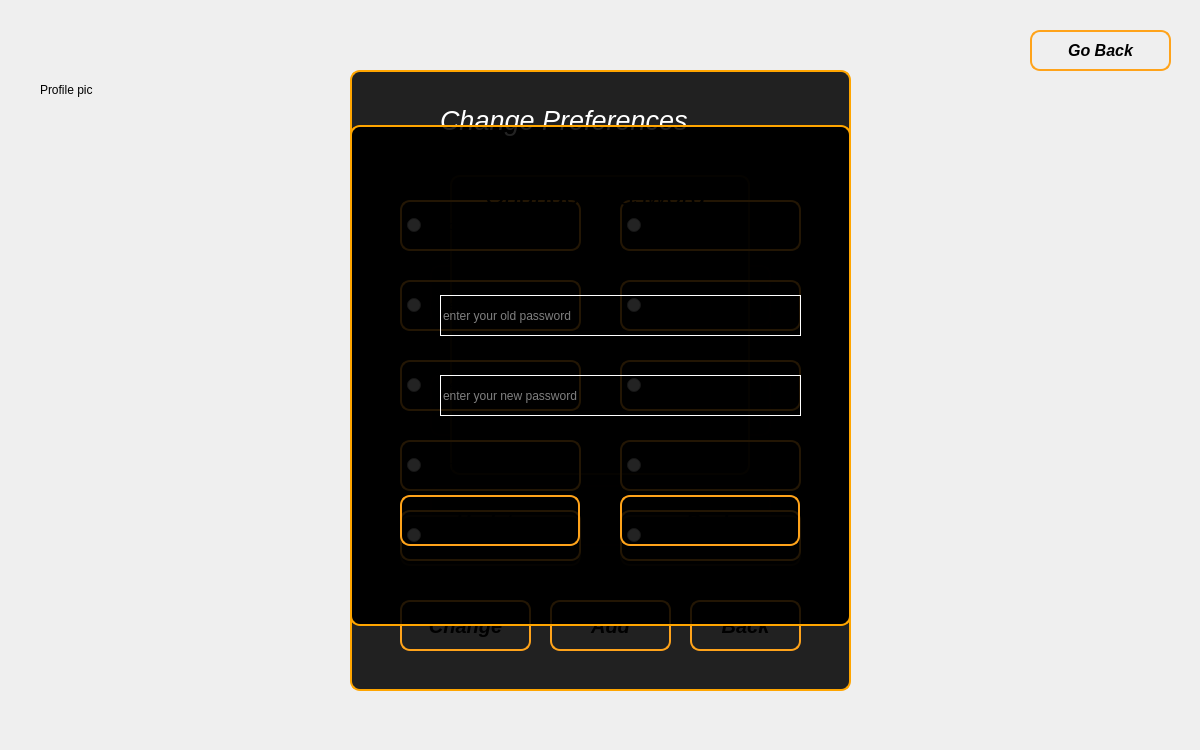
<?xml version="1.0" encoding="UTF-8"?>
<ui version="4.0">
 <class>UserSetting</class>
 <widget class="QDialog" name="UserSetting">
  <property name="geometry">
   <rect>
    <x>0</x>
    <y>0</y>
    <width>1200</width>
    <height>750</height>
   </rect>
  </property>
  <property name="windowTitle">
   <string>Dialog</string>
  </property>
  <property name="styleSheet">
   <string notr="true">background:none;
</string>
  </property>
  <widget class="QLabel" name="profilepic">
   <property name="geometry">
    <rect>
     <x>40</x>
     <y>40</y>
     <width>100</width>
     <height>100</height>
    </rect>
   </property>
   <property name="text">
    <string>Profile pic</string>
   </property>
  </widget>
  <widget class="QGroupBox" name="options">
   <property name="geometry">
    <rect>
     <x>350</x>
     <y>125</y>
     <width>500</width>
     <height>500</height>
    </rect>
   </property>
   <property name="styleSheet">
    <string notr="true">QGroupBox
{
background-color:rgba(0, 0, 0, 220);
border:2px solid orange;
border-radius:10px
}</string>
   </property>
   <property name="title">
    <string/>
   </property>
   <widget class="QLabel" name="label">
    <property name="geometry">
     <rect>
      <x>40</x>
      <y>40</y>
      <width>421</width>
      <height>51</height>
     </rect>
    </property>
    <property name="font">
     <font>
      <pointsize>20</pointsize>
      <bold>true</bold>
     </font>
    </property>
    <property name="text">
     <string>Options</string>
    </property>
    <property name="alignment">
     <set>Qt::AlignCenter</set>
    </property>
   </widget>
   <widget class="QPushButton" name="changepwbtn">
    <property name="geometry">
     <rect>
      <x>80</x>
      <y>140</y>
      <width>341</width>
      <height>61</height>
     </rect>
    </property>
    <property name="font">
     <font>
      <pointsize>15</pointsize>
      <bold>true</bold>
     </font>
    </property>
    <property name="cursor">
     <cursorShape>PointingHandCursor</cursorShape>
    </property>
    <property name="styleSheet">
     <string notr="true">QPushButton
{
border:2px solid orange;
border-radius:10px
}
QPushButton:hover
{
background:orange;
}</string>
    </property>
    <property name="text">
     <string>Change Password</string>
    </property>
   </widget>
   <widget class="QPushButton" name="updateppbtn">
    <property name="geometry">
     <rect>
      <x>80</x>
      <y>360</y>
      <width>341</width>
      <height>61</height>
     </rect>
    </property>
    <property name="font">
     <font>
      <pointsize>15</pointsize>
      <bold>true</bold>
     </font>
    </property>
    <property name="cursor">
     <cursorShape>PointingHandCursor</cursorShape>
    </property>
    <property name="styleSheet">
     <string notr="true">QPushButton
{
border:2px solid orange;
border-radius:10px
}
QPushButton:hover
{
background:orange;
}</string>
    </property>
    <property name="text">
     <string>Change Profile Picture</string>
    </property>
   </widget>
   <widget class="QPushButton" name="updategenrebtn">
    <property name="geometry">
     <rect>
      <x>80</x>
      <y>250</y>
      <width>341</width>
      <height>61</height>
     </rect>
    </property>
    <property name="font">
     <font>
      <pointsize>15</pointsize>
      <bold>true</bold>
     </font>
    </property>
    <property name="cursor">
     <cursorShape>PointingHandCursor</cursorShape>
    </property>
    <property name="styleSheet">
     <string notr="true">QPushButton
{
border:2px solid orange;
border-radius:10px
}
QPushButton:hover
{
background:orange;
}</string>
    </property>
    <property name="text">
     <string>Update Genre</string>
    </property>
   </widget>
  </widget>
  <widget class="QGroupBox" name="genrebox">
   <property name="geometry">
    <rect>
     <x>350</x>
     <y>70</y>
     <width>501</width>
     <height>621</height>
    </rect>
   </property>
   <property name="styleSheet">
    <string notr="true">QGroupBox
{
background-color:rgba(0, 0, 0, 220);
border:2px solid orange;
border-radius:10px
}</string>
   </property>
   <property name="title">
    <string/>
   </property>
   <widget class="QLabel" name="login_2">
    <property name="geometry">
     <rect>
      <x>90</x>
      <y>30</y>
      <width>320</width>
      <height>41</height>
     </rect>
    </property>
    <property name="font">
     <font>
      <pointsize>20</pointsize>
      <italic>true</italic>
      <underline>false</underline>
      <strikeout>false</strikeout>
      <kerning>true</kerning>
      <fontweight>Black</fontweight>
     </font>
    </property>
    <property name="styleSheet">
     <string notr="true">border:none;
color:white;</string>
    </property>
    <property name="text">
     <string>Change Preferences</string>
    </property>
   </widget>
   <widget class="QRadioButton" name="horror">
    <property name="geometry">
     <rect>
      <x>50</x>
      <y>130</y>
      <width>181</width>
      <height>51</height>
     </rect>
    </property>
    <property name="cursor">
     <cursorShape>PointingHandCursor</cursorShape>
    </property>
    <property name="styleSheet">
     <string notr="true">QRadioButton
{
border:2px solid rgb(255,163,26);
border-radius:10px;
padding:5px;

}
QRadioButton:hover
{
background-color:rgb(255,163,26);
}</string>
    </property>
    <property name="text">
     <string>horror</string>
    </property>
   </widget>
   <widget class="QRadioButton" name="action">
    <property name="geometry">
     <rect>
      <x>270</x>
      <y>130</y>
      <width>181</width>
      <height>51</height>
     </rect>
    </property>
    <property name="cursor">
     <cursorShape>PointingHandCursor</cursorShape>
    </property>
    <property name="styleSheet">
     <string notr="true">QRadioButton
{
border:2px solid rgb(255,163,26);
border-radius:10px;
padding:5px;

}
QRadioButton:hover
{
background-color:rgb(255,163,26);
}</string>
    </property>
    <property name="text">
     <string>action</string>
    </property>
   </widget>
   <widget class="QRadioButton" name="thriller">
    <property name="geometry">
     <rect>
      <x>50</x>
      <y>210</y>
      <width>181</width>
      <height>51</height>
     </rect>
    </property>
    <property name="cursor">
     <cursorShape>PointingHandCursor</cursorShape>
    </property>
    <property name="styleSheet">
     <string notr="true">QRadioButton
{
border:2px solid rgb(255,163,26);
border-radius:10px;
padding:5px;

}
QRadioButton:hover
{
background-color:rgb(255,163,26);
}</string>
    </property>
    <property name="text">
     <string>thriller</string>
    </property>
   </widget>
   <widget class="QRadioButton" name="romance">
    <property name="geometry">
     <rect>
      <x>270</x>
      <y>210</y>
      <width>181</width>
      <height>51</height>
     </rect>
    </property>
    <property name="cursor">
     <cursorShape>PointingHandCursor</cursorShape>
    </property>
    <property name="styleSheet">
     <string notr="true">QRadioButton
{
border:2px solid rgb(255,163,26);
border-radius:10px;
padding:5px;

}
QRadioButton:hover
{
background-color:rgb(255,163,26);
}</string>
    </property>
    <property name="text">
     <string>romance</string>
    </property>
   </widget>
   <widget class="QRadioButton" name="comedy">
    <property name="geometry">
     <rect>
      <x>50</x>
      <y>290</y>
      <width>181</width>
      <height>51</height>
     </rect>
    </property>
    <property name="cursor">
     <cursorShape>PointingHandCursor</cursorShape>
    </property>
    <property name="styleSheet">
     <string notr="true">QRadioButton
{
border:2px solid rgb(255,163,26);
border-radius:10px;
padding:5px;

}
QRadioButton:hover
{
background-color:rgb(255,163,26);
}</string>
    </property>
    <property name="text">
     <string>comedy</string>
    </property>
   </widget>
   <widget class="QRadioButton" name="romcom">
    <property name="geometry">
     <rect>
      <x>270</x>
      <y>290</y>
      <width>181</width>
      <height>51</height>
     </rect>
    </property>
    <property name="cursor">
     <cursorShape>PointingHandCursor</cursorShape>
    </property>
    <property name="styleSheet">
     <string notr="true">QRadioButton
{
border:2px solid rgb(255,163,26);
border-radius:10px;
padding:5px;

}
QRadioButton:hover
{
background-color:rgb(255,163,26);
}</string>
    </property>
    <property name="text">
     <string>rom-com</string>
    </property>
   </widget>
   <widget class="QRadioButton" name="drama">
    <property name="geometry">
     <rect>
      <x>50</x>
      <y>370</y>
      <width>181</width>
      <height>51</height>
     </rect>
    </property>
    <property name="cursor">
     <cursorShape>PointingHandCursor</cursorShape>
    </property>
    <property name="styleSheet">
     <string notr="true">QRadioButton
{
border:2px solid rgb(255,163,26);
border-radius:10px;
padding:5px;

}
QRadioButton:hover
{
background-color:rgb(255,163,26);
}</string>
    </property>
    <property name="text">
     <string>drama</string>
    </property>
   </widget>
   <widget class="QRadioButton" name="scifi">
    <property name="geometry">
     <rect>
      <x>270</x>
      <y>370</y>
      <width>181</width>
      <height>51</height>
     </rect>
    </property>
    <property name="cursor">
     <cursorShape>PointingHandCursor</cursorShape>
    </property>
    <property name="styleSheet">
     <string notr="true">QRadioButton
{
border:2px solid rgb(255,163,26);
border-radius:10px;
padding:5px;

}
QRadioButton:hover
{
background-color:rgb(255,163,26);
}</string>
    </property>
    <property name="text">
     <string>sci-fi</string>
    </property>
   </widget>
   <widget class="QRadioButton" name="history">
    <property name="geometry">
     <rect>
      <x>50</x>
      <y>440</y>
      <width>181</width>
      <height>51</height>
     </rect>
    </property>
    <property name="cursor">
     <cursorShape>PointingHandCursor</cursorShape>
    </property>
    <property name="styleSheet">
     <string notr="true">QRadioButton
{
border:2px solid rgb(255,163,26);
border-radius:10px;
padding:5px;

}
QRadioButton:hover
{
background-color:rgb(255,163,26);
}</string>
    </property>
    <property name="text">
     <string>history</string>
    </property>
   </widget>
   <widget class="QRadioButton" name="suspense">
    <property name="geometry">
     <rect>
      <x>270</x>
      <y>440</y>
      <width>181</width>
      <height>51</height>
     </rect>
    </property>
    <property name="cursor">
     <cursorShape>PointingHandCursor</cursorShape>
    </property>
    <property name="styleSheet">
     <string notr="true">QRadioButton
{
border:2px solid rgb(255,163,26);
border-radius:10px;
padding:5px;

}
QRadioButton:hover
{
background-color:rgb(255,163,26);
}</string>
    </property>
    <property name="text">
     <string>suspense</string>
    </property>
   </widget>
   <widget class="QPushButton" name="changegenrebtn">
    <property name="geometry">
     <rect>
      <x>50</x>
      <y>530</y>
      <width>131</width>
      <height>51</height>
     </rect>
    </property>
    <property name="font">
     <font>
      <pointsize>15</pointsize>
      <italic>true</italic>
      <bold>true</bold>
      <underline>false</underline>
      <strikeout>false</strikeout>
     </font>
    </property>
    <property name="cursor">
     <cursorShape>PointingHandCursor</cursorShape>
    </property>
    <property name="styleSheet">
     <string notr="true">QPushButton
{
border:2px solid rgb(255,163,26);
border-radius:10px;
padding:5px;

}
QPushButton:hover
{
background-color:rgb(255,163,26);
}</string>
    </property>
    <property name="text">
     <string>Change</string>
    </property>
   </widget>
   <widget class="QPushButton" name="updategenrebtn_2">
    <property name="geometry">
     <rect>
      <x>200</x>
      <y>530</y>
      <width>121</width>
      <height>51</height>
     </rect>
    </property>
    <property name="font">
     <font>
      <pointsize>15</pointsize>
      <italic>true</italic>
      <bold>true</bold>
      <underline>false</underline>
      <strikeout>false</strikeout>
     </font>
    </property>
    <property name="cursor">
     <cursorShape>PointingHandCursor</cursorShape>
    </property>
    <property name="styleSheet">
     <string notr="true">QPushButton
{
border:2px solid rgb(255,163,26);
border-radius:10px;
padding:5px;

}
QPushButton:hover
{
background-color:rgb(255,163,26);
}</string>
    </property>
    <property name="text">
     <string>Add</string>
    </property>
   </widget>
   <widget class="QPushButton" name="backgenre">
    <property name="geometry">
     <rect>
      <x>340</x>
      <y>530</y>
      <width>111</width>
      <height>51</height>
     </rect>
    </property>
    <property name="font">
     <font>
      <pointsize>15</pointsize>
      <italic>true</italic>
      <bold>true</bold>
      <underline>false</underline>
      <strikeout>false</strikeout>
     </font>
    </property>
    <property name="cursor">
     <cursorShape>PointingHandCursor</cursorShape>
    </property>
    <property name="styleSheet">
     <string notr="true">QPushButton
{
border:2px solid rgb(255,163,26);
border-radius:10px;
padding:5px;

}
QPushButton:hover
{
background-color:rgb(255,163,26);
}</string>
    </property>
    <property name="text">
     <string>Back</string>
    </property>
   </widget>
  </widget>
  <widget class="QGroupBox" name="changepwbox">
   <property name="geometry">
    <rect>
     <x>350</x>
     <y>125</y>
     <width>501</width>
     <height>501</height>
    </rect>
   </property>
   <property name="styleSheet">
    <string notr="true">QGroupBox
{
background-color:rgba(0, 0, 0, 220);

border:2px solid orange;
border-radius:10px
}
</string>
   </property>
   <property name="title">
    <string/>
   </property>
   <widget class="QLabel" name="PasswordLabel">
    <property name="geometry">
     <rect>
      <x>20</x>
      <y>50</y>
      <width>451</width>
      <height>41</height>
     </rect>
    </property>
    <property name="font">
     <font>
      <pointsize>20</pointsize>
      <italic>true</italic>
      <underline>false</underline>
      <strikeout>false</strikeout>
      <kerning>true</kerning>
      <fontweight>Black</fontweight>
     </font>
    </property>
    <property name="styleSheet">
     <string notr="true">QGroupBox
{
border:2px solid orange;
border-radius:10px
}</string>
    </property>
    <property name="text">
     <string>Change Password</string>
    </property>
    <property name="alignment">
     <set>Qt::AlignCenter</set>
    </property>
   </widget>
   <widget class="QLabel" name="label_2">
    <property name="geometry">
     <rect>
      <x>30</x>
      <y>170</y>
      <width>41</width>
      <height>41</height>
     </rect>
    </property>
    <property name="styleSheet">
     <string notr="true">border:none;</string>
    </property>
    <property name="text">
     <string/>
    </property>
    <property name="pixmap">
     <pixmap resource="images.qrc">:/passwordicon.png</pixmap>
    </property>
    <property name="scaledContents">
     <bool>true</bool>
    </property>
   </widget>
   <widget class="QLineEdit" name="oldpassword">
    <property name="geometry">
     <rect>
      <x>90</x>
      <y>170</y>
      <width>361</width>
      <height>41</height>
     </rect>
    </property>
    <property name="styleSheet">
     <string notr="true">background:none;
border:1px solid white;
background-color:transparent;
color:white;
</string>
    </property>
    <property name="echoMode">
     <enum>QLineEdit::Password</enum>
    </property>
    <property name="placeholderText">
     <string>enter your old password</string>
    </property>
    <property name="clearButtonEnabled">
     <bool>true</bool>
    </property>
   </widget>
   <widget class="QLabel" name="label_4">
    <property name="geometry">
     <rect>
      <x>30</x>
      <y>250</y>
      <width>41</width>
      <height>41</height>
     </rect>
    </property>
    <property name="styleSheet">
     <string notr="true">border:none;</string>
    </property>
    <property name="text">
     <string/>
    </property>
    <property name="pixmap">
     <pixmap resource="images.qrc">:/passwordicon.png</pixmap>
    </property>
    <property name="scaledContents">
     <bool>true</bool>
    </property>
   </widget>
   <widget class="QLineEdit" name="newpassword">
    <property name="geometry">
     <rect>
      <x>90</x>
      <y>250</y>
      <width>361</width>
      <height>41</height>
     </rect>
    </property>
    <property name="styleSheet">
     <string notr="true">background:none;
border:1px solid white;
background-color:transparent;
color:white;
</string>
    </property>
    <property name="echoMode">
     <enum>QLineEdit::Password</enum>
    </property>
    <property name="placeholderText">
     <string>enter your new password</string>
    </property>
    <property name="clearButtonEnabled">
     <bool>true</bool>
    </property>
   </widget>
   <widget class="QPushButton" name="updatebtn">
    <property name="geometry">
     <rect>
      <x>50</x>
      <y>370</y>
      <width>180</width>
      <height>51</height>
     </rect>
    </property>
    <property name="font">
     <font>
      <pointsize>15</pointsize>
      <italic>true</italic>
      <bold>true</bold>
      <underline>false</underline>
      <strikeout>false</strikeout>
     </font>
    </property>
    <property name="cursor">
     <cursorShape>PointingHandCursor</cursorShape>
    </property>
    <property name="styleSheet">
     <string notr="true">QPushButton
{
border:2px solid rgb(255,163,26);
border-radius:10px;
padding:5px;

}
QPushButton:hover
{
background-color:rgb(255,163,26);
}</string>
    </property>
    <property name="text">
     <string>Update</string>
    </property>
   </widget>
   <widget class="QPushButton" name="eye">
    <property name="geometry">
     <rect>
      <x>390</x>
      <y>290</y>
      <width>51</width>
      <height>31</height>
     </rect>
    </property>
    <property name="styleSheet">
     <string notr="true">border:none;
background:none;</string>
    </property>
    <property name="text">
     <string/>
    </property>
   </widget>
   <widget class="QPushButton" name="eyebtn">
    <property name="geometry">
     <rect>
      <x>390</x>
      <y>178</y>
      <width>31</width>
      <height>21</height>
     </rect>
    </property>
    <property name="styleSheet">
     <string notr="true">border:none;</string>
    </property>
    <property name="text">
     <string/>
    </property>
   </widget>
   <widget class="QPushButton" name="backpw">
    <property name="geometry">
     <rect>
      <x>270</x>
      <y>370</y>
      <width>180</width>
      <height>51</height>
     </rect>
    </property>
    <property name="font">
     <font>
      <pointsize>15</pointsize>
      <italic>true</italic>
      <bold>true</bold>
      <underline>false</underline>
      <strikeout>false</strikeout>
     </font>
    </property>
    <property name="cursor">
     <cursorShape>PointingHandCursor</cursorShape>
    </property>
    <property name="styleSheet">
     <string notr="true">QPushButton
{
border:2px solid rgb(255,163,26);
border-radius:10px;
padding:5px;

}
QPushButton:hover
{
background-color:rgb(255,163,26);
}</string>
    </property>
    <property name="text">
     <string>Back</string>
    </property>
   </widget>
  </widget>
  <widget class="QGroupBox" name="updateppbox">
   <property name="geometry">
    <rect>
     <x>350</x>
     <y>125</y>
     <width>501</width>
     <height>501</height>
    </rect>
   </property>
   <property name="styleSheet">
    <string notr="true">border:2px solid orange;
border-radius:10px;
background-color:rgba(0, 0, 0, 220);</string>
   </property>
   <property name="title">
    <string/>
   </property>
   <widget class="QPushButton" name="profilepicbtn">
    <property name="geometry">
     <rect>
      <x>100</x>
      <y>50</y>
      <width>300</width>
      <height>300</height>
     </rect>
    </property>
    <property name="text">
     <string/>
    </property>
   </widget>
   <widget class="QPushButton" name="updateprofilepicbtn">
    <property name="geometry">
     <rect>
      <x>50</x>
      <y>390</y>
      <width>181</width>
      <height>51</height>
     </rect>
    </property>
    <property name="font">
     <font>
      <pointsize>15</pointsize>
      <italic>true</italic>
      <bold>true</bold>
      <underline>false</underline>
      <strikeout>false</strikeout>
     </font>
    </property>
    <property name="cursor">
     <cursorShape>PointingHandCursor</cursorShape>
    </property>
    <property name="styleSheet">
     <string notr="true">QPushButton
{
border:2px solid rgb(255,163,26);
border-radius:10px;
padding:5px;

}
QPushButton:hover
{
background-color:rgb(255,163,26);
}</string>
    </property>
    <property name="text">
     <string>Update</string>
    </property>
   </widget>
   <widget class="QPushButton" name="backpp">
    <property name="geometry">
     <rect>
      <x>270</x>
      <y>390</y>
      <width>181</width>
      <height>51</height>
     </rect>
    </property>
    <property name="font">
     <font>
      <pointsize>15</pointsize>
      <italic>true</italic>
      <bold>true</bold>
      <underline>false</underline>
      <strikeout>false</strikeout>
     </font>
    </property>
    <property name="cursor">
     <cursorShape>PointingHandCursor</cursorShape>
    </property>
    <property name="styleSheet">
     <string notr="true">QPushButton
{
border:2px solid rgb(255,163,26);
border-radius:10px;
padding:5px;

}
QPushButton:hover
{
background-color:rgb(255,163,26);
}</string>
    </property>
    <property name="text">
     <string>Back</string>
    </property>
   </widget>
  </widget>
  <widget class="QPushButton" name="gobackbtn">
   <property name="geometry">
    <rect>
     <x>1030</x>
     <y>30</y>
     <width>141</width>
     <height>41</height>
    </rect>
   </property>
   <property name="font">
    <font>
     <pointsize>12</pointsize>
     <italic>true</italic>
     <bold>true</bold>
     <underline>false</underline>
     <strikeout>false</strikeout>
    </font>
   </property>
   <property name="cursor">
    <cursorShape>PointingHandCursor</cursorShape>
   </property>
   <property name="styleSheet">
    <string notr="true">QPushButton
{
background:none;
border:2px solid rgb(255,163,26);
border-radius:10px;
padding:5px;

}
QPushButton:hover
{
background-color:rgb(255,163,26);
}</string>
   </property>
   <property name="text">
    <string>Go Back</string>
   </property>
  </widget>
  <widget class="QLabel" name="bg">
   <property name="geometry">
    <rect>
     <x>0</x>
     <y>0</y>
     <width>1200</width>
     <height>750</height>
    </rect>
   </property>
   <property name="text">
    <string/>
   </property>
   <property name="pixmap">
    <pixmap resource="photos.qrc">:/backgrounduser.png</pixmap>
   </property>
   <property name="scaledContents">
    <bool>true</bool>
   </property>
  </widget>
  <zorder>bg</zorder>
  <zorder>profilepic</zorder>
  <zorder>gobackbtn</zorder>
  <zorder>options</zorder>
  <zorder>updateppbox</zorder>
  <zorder>genrebox</zorder>
  <zorder>changepwbox</zorder>
 </widget>
 <resources>
  <include location="images.qrc"/>
  <include location="photos.qrc"/>
 </resources>
 <connections/>
</ui>
